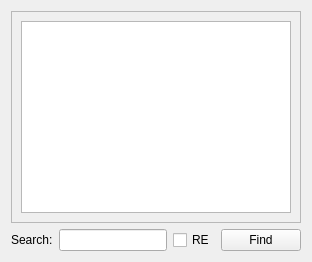
      <widget class="QWidget" name="mainTabLog">
       <attribute name="title">
        <string>Log</string>
       </attribute>
       <layout class="QVBoxLayout" name="verticalLayout_8">
        <item>
         <widget class="QFrame" name="frame_5">
          <property name="frameShape">
           <enum>QFrame::StyledPanel</enum>
          </property>
          <property name="frameShadow">
           <enum>QFrame::Raised</enum>
          </property>
          <layout class="QVBoxLayout" name="verticalLayout_13">
           <item>
            <widget class="QTableView" name="logTableView"/>
           </item>
          </layout>
         </widget>
        </item>
        <item>
         <layout class="QHBoxLayout" name="horizontalLayout_3">
          <item>
           <widget class="QLabel" name="label_15">
            <property name="text">
             <string>Search:</string>
            </property>
           </widget>
          </item>
          <item>
           <widget class="QLineEdit" name="logSearchLineEdit"/>
          </item>
          <item>
           <widget class="QCheckBox" name="logSearchRECheckbox">
            <property name="text">
             <string>RE</string>
            </property>
           </widget>
          </item>
          <item>
           <widget class="QPushButton" name="logSearchFindButton">
            <property name="text">
             <string>Find</string>
            </property>
           </widget>
          </item>
         </layout>
        </item>
        <item>
         <layout class="QHBoxLayout" name="horizontalLayout_5"/>
        </item>
       </layout>
      </widget>
